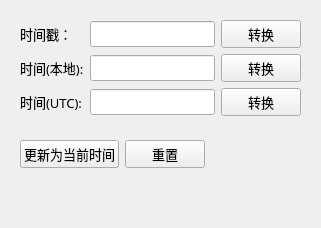
<?xml version="1.0" encoding="UTF-8"?>
<ui version="4.0">
 <class>TimestampConverterPage</class>
 <widget class="QWidget" name="TimestampConverterPage">
  <property name="font">
   <font>
    <family>等线</family>
    <pointsize>10</pointsize>
   </font>
  </property>
  <layout class="QVBoxLayout" name="verticalLayout_3">
   <item>
    <widget class="QWidget" name="widget_time_grid" native="true">
     <layout class="QGridLayout" name="gridLayout">
      <item row="5" column="2">
       <widget class="QPushButton" name="btn_utctime">
        <property name="text">
         <string>转换</string>
        </property>
       </widget>
      </item>
      <item row="2" column="1">
       <widget class="QLineEdit" name="edit_timestamp"/>
      </item>
      <item row="2" column="2">
       <widget class="QPushButton" name="btn_timestamp">
        <property name="text">
         <string>转换</string>
        </property>
       </widget>
      </item>
      <item row="4" column="1">
       <widget class="QLineEdit" name="edit_localtime"/>
      </item>
      <item row="4" column="2">
       <widget class="QPushButton" name="btn_localtime">
        <property name="text">
         <string>转换</string>
        </property>
       </widget>
      </item>
      <item row="5" column="1">
       <widget class="QLineEdit" name="edit_utctime"/>
      </item>
      <item row="5" column="0">
       <widget class="QLabel" name="label_time_utc">
        <property name="text">
         <string>时间(UTC):</string>
        </property>
       </widget>
      </item>
      <item row="2" column="0">
       <widget class="QLabel" name="label_timestamp_text">
        <property name="text">
         <string>时间戳：</string>
        </property>
       </widget>
      </item>
      <item row="4" column="0">
       <widget class="QLabel" name="label_time_local">
        <property name="text">
         <string>时间(本地):</string>
        </property>
       </widget>
      </item>
     </layout>
    </widget>
   </item>
   <item>
    <widget class="QWidget" name="widget_time_buttons" native="true">
     <layout class="QHBoxLayout" name="horizontalLayout_3">
      <item>
       <widget class="QPushButton" name="btn_update_time">
        <property name="text">
         <string>更新为当前时间</string>
        </property>
       </widget>
      </item>
      <item>
       <widget class="QPushButton" name="btn_reset_timestamp">
        <property name="text">
         <string>重置</string>
        </property>
       </widget>
      </item>
      <item>
       <spacer name="horizontalSpacer_2">
        <property name="orientation">
         <enum>Qt::Horizontal</enum>
        </property>
        <property name="sizeHint" stdset="0">
         <size>
          <width>40</width>
          <height>20</height>
         </size>
        </property>
       </spacer>
      </item>
      <item>
       <widget class="QLabel" name="label_info_timestamp">
        <property name="font">
         <font>
          <family>等线</family>
          <pointsize>10</pointsize>
         </font>
        </property>
        <property name="styleSheet">
         <string notr="true">color: rgb(255, 0, 0);</string>
        </property>
        <property name="text">
         <string/>
        </property>
       </widget>
      </item>
     </layout>
    </widget>
   </item>
   <item>
    <spacer name="verticalSpacer">
     <property name="orientation">
      <enum>Qt::Vertical</enum>
     </property>
     <property name="sizeHint" stdset="0">
      <size>
       <width>20</width>
       <height>40</height>
      </size>
     </property>
    </spacer>
   </item>
  </layout>
 </widget>
 <resources/>
 <connections/>
</ui>
